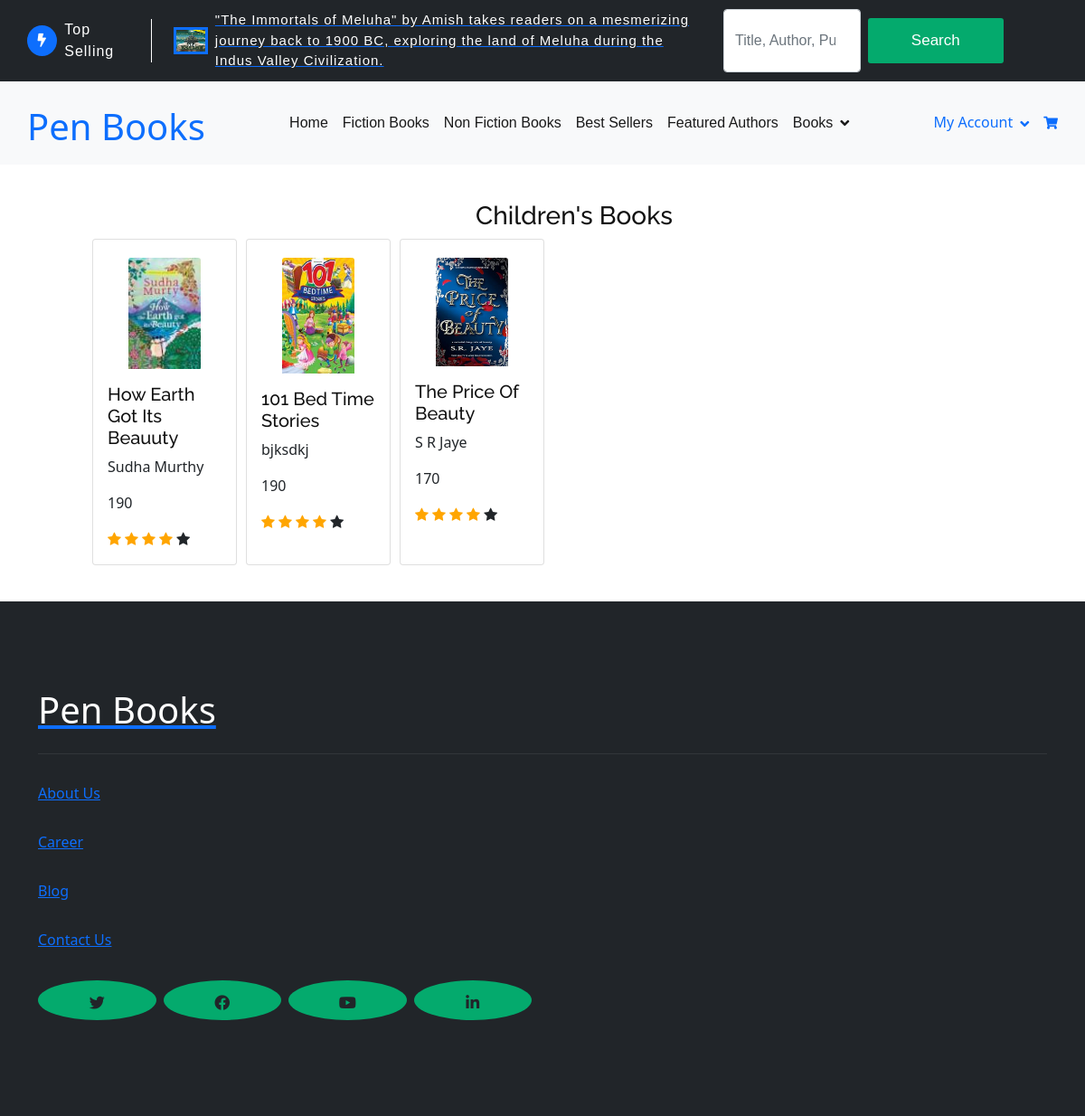
Page /children on the committed database.
### BooksApp/models.py (models this page shows)
class Books_data(models.Model):
    book = models.CharField(max_length=300)
    author1 = models.CharField(max_length=320)
    author2 = models.CharField(max_length=100, null=True, blank=True)
    publisher = models.CharField(max_length=300)
    category = models.CharField(max_length=100, choices=booktype)
    summary = models.CharField(max_length=300000)
    binding = models.CharField(max_length=300)
    language = models.CharField(max_length=300)
    edition = models.IntegerField()
    pages = models.IntegerField()
    release = models.DateField()
    price = models.IntegerField()
    isbn = models.IntegerField()
    image = models.ImageField(upload_to='bookimages')

### BooksApp/views.py (the view)
# urls.py: path('children', views.children, name='children'),
def children(request):
    data = Books_data.objects.filter(category='Kids Story')
    return render(request, 'children.html', {'data': data})

### templates/children.html (shortened to what this page needs)
{% extends "themes1.html" %}
{% block content %}
{% load static %}
<link rel="stylesheet" href="{% static 'loginstyle.css' %}">
<link rel="stylesheet" href="{% static 'customerstyle.css' %}">
<link rel="stylesheet" href="{% static 'bookstyle.css' %}">
<link rel="stylesheet" href="https://cdnjs.cloudflare.com/ajax/libs/font-awesome/4.7.0/css/font-awesome.min.css">
<body>
<div class="conatiner" style="margin-top:40px;margin-left:70px; ">
   <center> <h3> Children's Books</h3></center>
<ul class="card-data">
 {% for i in data %}
       <div class="card" style="width: 10rem;padding-top:20px;display:inline-block flex" >
           <center><a href="{% url 'shopping' i.id %}" ><img src="{{ i.image.url }}" class="card-img-top" alt="..." style="width:5rem"></a></center>
                 <div class="card-body">
                  <h5 class="card-title">{{ i.book }}</h5>
                  <p class="card-text">{{ i.author1 }}</p>
                    <p class="card-text">{{ i.price }}</p>
                     <span class="fa fa-star checked"></span>
<span class="fa fa-star checked"></span>
<span class="fa fa-star checked"></span>
<span class="fa fa-star checked"></span>
<span class="fa fa-star"></span>
                            </div>
       </div>
      {% endfor %}
    <br>
</ul>
</div>
</body>
{% endblock %}

### templates/children.html (style rules this page uses)
.checked { color: orange; }
.card-data { display:flex; gap:10px; grid-template-columns: repeat(auto-fill, minmax(200px,1fr) flex-wrap: wrap; }

### rows in the picture
Books_data: image (picture), book "How Earth Got Its Beauuty", author1 "Sudha Murthy", price "190"
Books_data: image (picture), book "101 Bed Time Stories", author1 "bjksdkj", price "190"
Books_data: image (picture), book "The Price Of Beauty", author1 "S R Jaye", price "170"
